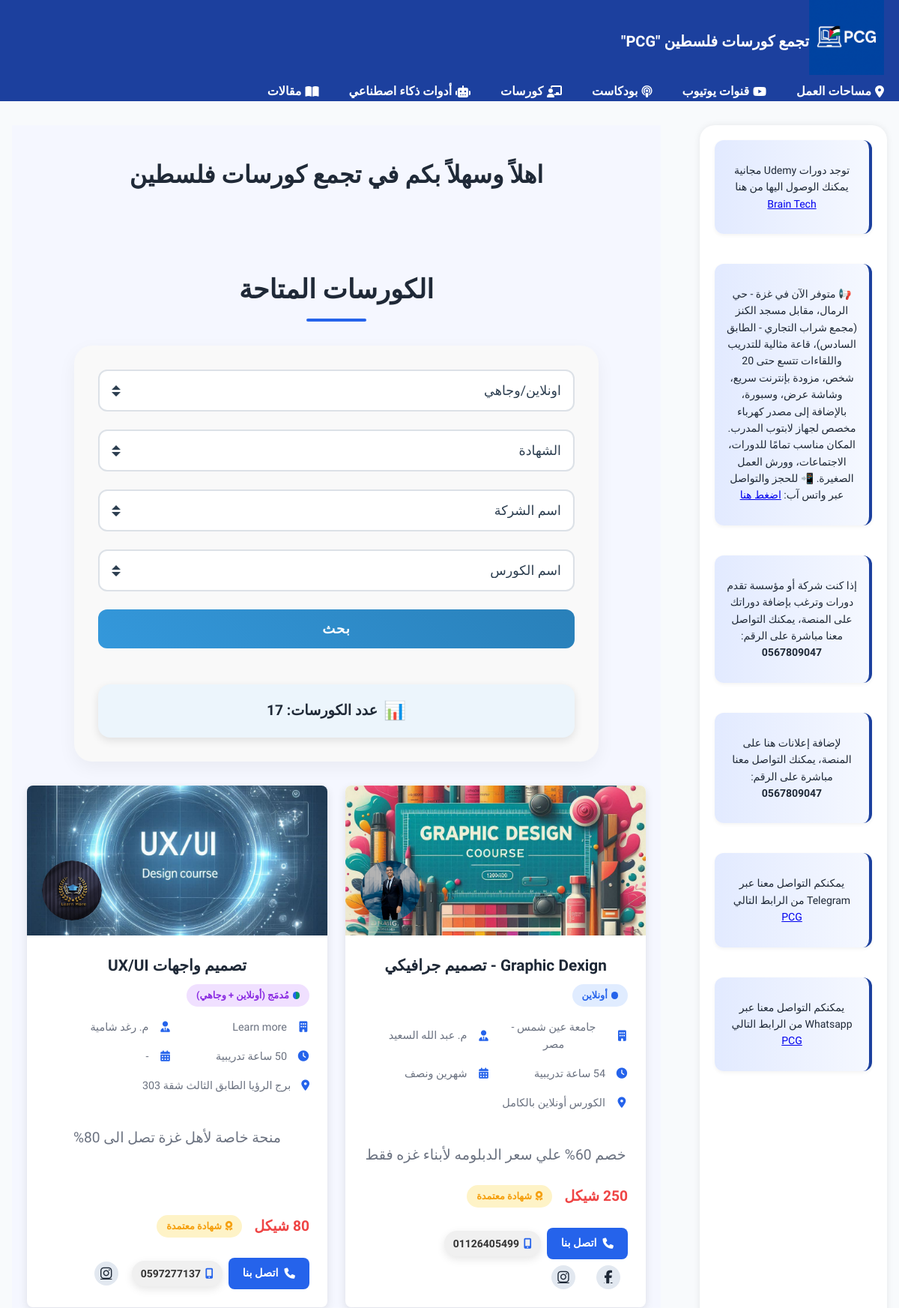
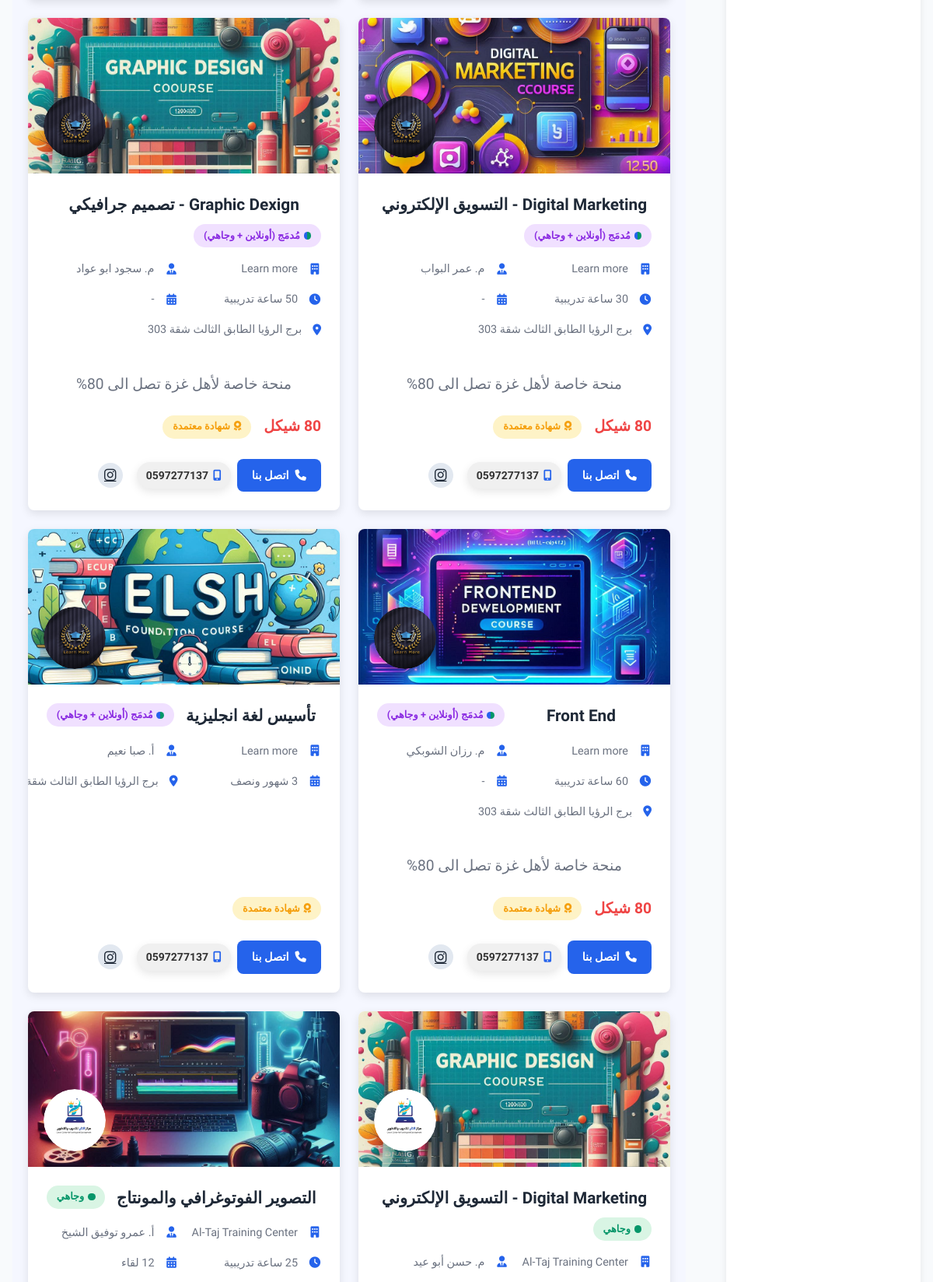
Screenshot of /courses (upper part) with the database file from the repository (2 pictures, top to bottom).
### tables this page shows
CREATE TABLE "courses" (
	"course_id"	INTEGER,
	"english_name_course"	TEXT,
	"english_name_company"	TEXT,
	"course_hour"	INTEGER,
	"price"	INTEGER,
	"course_duration"	TEXT,
	"trainer_name"	TEXT,
	"phone_number"	INTEGER,
	"online/in-person"	TEXT,
	"company_address"	TEXT,
	"more_course_details"	TEXT,
	"Certificate"	TEXT,
	"course_image"	TEXT,
	"company_logo"	TEXT,
	"social_media_website1"	TEXT,
	"social_media_website2"	TEXT,
	"social_media_website3"	TEXT,
	"social_media_website4"	TEXT,
	PRIMARY KEY("course_id")
);

### app.py (the view)
@app.route("/courses", methods=["GET"])
def courses():
    db = get_db()
    mode = request.args.get("mode")
    certificate = request.args.get("certificate")
    company = request.args.get("company")
    course = request.args.get("course")
    query = "SELECT * FROM courses WHERE 1=1"
    params = []
    if mode:
        query += " AND `online/in-person` = ?"
        params.append(mode)
    if certificate:
        query += " AND `certificate` = ?"
        params.append(certificate)
    if company:
        query += " AND english_name_company = ?"
        params.append(company)
    if course:
        query += " AND english_name_course = ?"
        params.append(course)
    cursor = db.execute(query, params)
    courses = cursor.fetchall()
    companies = db.execute("SELECT DISTINCT english_name_company FROM courses").fetchall()
    courses_name = db.execute("SELECT DISTINCT english_name_course FROM courses").fetchall()
    certificate = db.execute("SELECT DISTINCT certificate FROM courses").fetchall()
    onlineOrInperson = db.execute("SELECT DISTINCT `online/in-person` FROM courses").fetchall()
    result_count = len(courses)
    return render_template(
        "courses.html",
        custom_css="courses",
        courses=courses,
        companies=companies,
        courses_name=courses_name,
        certificate=certificate,
        result_count=result_count,
        onlineOrInperson=onlineOrInperson
    )

### app.py (called while the page is built)
def get_db():
    if 'db' not in g:
        g.db = sqlite3.connect("pcg.db")
        g.db.row_factory = sqlite3.Row
    return g.db

### templates/courses.html (shortened to what this page needs)
{% extends "layout.html" %}
{% block body %}
<section class="courses-section" dir="rtl">
    <div class="header-container">
        <h1 class="section-title" data-aos="fade-up" data-aos-delay="300">الكورسات المتاحة</h1>
        <div class="filter-container">
            <form method="GET" action="/courses" class="filter-form">
                <div class="filter-group-horizontal">
                    <select name="mode" class="filter-select">
                        <option disabled selected>اونلاين/وجاهي</option>
                    </select>
                </div>
                <div class="filter-group-horizontal">
                    <select name="certificate" class="filter-select">
                        <option disabled selected>الشهادة</option>
                    </select>
                </div>
                <div class="filter-group-horizontal">
                    <select name="company" class="filter-select">
                        <option disabled selected>اسم الشركة</option>
                    </select>
                </div>
                <div class="filter-group-horizontal">
                    <select name="course" class="filter-select">
                        <option disabled selected>اسم الكورس</option>
                    </select>
                </div>
                <button type="submit" class="filter-button">بحث</button>
                <div class="results-count-box">
                    {% if result_count > 0 %}
                        <span class="results-icon">📊</span>
                        <span class="results-text">عدد الكورسات: {{ result_count }}</span>
                    {% else %}
                        <span class="results-text no-results">لا توجد كورسات مطابقة لخيارات البحث الحالية.</span>
                    {% endif %}
                </div>
            </form>
        </div>
        <div class="row">
            {% for course in courses %}
            <div class="col-md-4 mb-4">
                <div class="course-card" data-aos="fade-up">
                    <div class="course-media">
                        <img src="{{ url_for('static', filename='/courses/' + course['course_image']) }}" class="course-image" alt="{{ course['english_name_course'] }}">
                        <div class="company-logo-container">
                            <img src="{{ url_for('static', filename='/company/' + course['company_logo']) }}" class="company-logo" alt="{{ course['english_name_company'] }}">
                        </div>
                    </div>
                    <div class="course-details">
                        <div class="course-header">
                            <h2 class="course-title">{{ course['english_name_course'] }}</h2>
                            {% if course['online/in-person'] == 'أونلاين' %}
                            <span class="course-type" data-type="online">أونلاين</span>
                            {% elif course['online/in-person'] == 'وجاهي' %}
                                <span class="course-type" data-type="inperson">وجاهي</span>
                            {% elif course['online/in-person'] == 'مُدمَج (أونلاين + وجاهي)' %}
                                <span class="course-type" data-type="mixed">مُدمَج (أونلاين + وجاهي)</span>
                            {% endif %}
                        </div>
                        <div class="course-meta">
                            <div class="meta-item">
                                <i class="fas fa-building"></i>
                                <span class="course-document">{{ course['english_name_company'] }}</span>
                            </div>
                            {% if course['trainer_name'] %}
                            <div class="meta-item">
                                <i class="fas fa-user-tie"></i>
                                <span class="course-document">{{ course['trainer_name'] }}</span>
                            </div>
                            {% endif %}
                            {% if course['course_hour'] %}
                            <div class="meta-item">
                                <i class="fas fa-clock"></i>
                                <span class="course-document">{{ course['course_hour'] }} ساعة تدريبية</span>
                            </div>
                            {% endif %}
                            <div class="meta-item">
                                <i class="fas fa-calendar-alt"></i>
                                <span>{{ course['course_duration'] }}</span>
                            </div>
                            <div class="meta-item">
                                <i class="fas fa-map-marker-alt"></i>
                                <span class="company_address">{{ course['company_address'] }}</span>
                            </div>
                        </div>
                        {% if course['more_course_details'] %}
                        <p class="course-description">{{ course['more_course_details'] }}</p>
                        {% endif %}
                        <div class="course-footer">
                            <div class="price-certificate">
                                {% if course['price'] %}
                                    <span class="course-price">{{ course['price'] }} شيكل</span>
                                {% endif %}
                                {% if course['certificate'] == 'مع شهادة'%}
                                    <span class="certificate-badge">
                                        <i class="fas fa-award"></i> شهادة معتمدة
                                    </span>
                                {% endif %}
                            </div>
                            <div class="course-actions">
                                <div class="contact-wrapper">
                                    <a href="tel:0{{ course['phone_number'] }}" class="contact-btn">
                                        <i class="fas fa-phone"></i> اتصل بنا
                                    </a>
                                    <div class="phone-bubble">
                                        <i class="fas fa-mobile-alt"></i> 0{{ course['phone_number'] }}
                                    </div>
                                    <div class="social-links">
                                        {% if course['social_media_website1'] %}
                                            <a href="{{ course['social_media_website1'] }}" target="_blank"><i class="fab fa-facebook-f"></i></a>
                                        {% endif %}
                                        {% if course['social_media_website3'] %}
                                            <a href="{{ course['social_media_website3'] }}" target="_blank"><i class="fab fa-instagram"></i></a>
                                        {% endif %}
                                    </div>
                                </div>
                            </div>
                        </div>
                    </div>
                </div>
            </div>
            {% endfor %}
        </div>
    </div>
</section>
{% endblock %}

### templates/layout.html (shortened to what this page needs)
<!DOCTYPE html>
<html lang="ar" dir="rtl">
<head>
    <link rel="stylesheet" href="{{ url_for('static', filename='css/style.css') }}" />
    <link rel="stylesheet" href="{{ url_for('static', filename= 'css/' + custom_css + '.css') }}" />
    <link
        rel="stylesheet"
        href="https://cdnjs.cloudflare.com/ajax/libs/font-awesome/6.5.0/css/all.min.css"
    />
    <link href="https://unpkg.com/aos@2.3.4/dist/aos.css" rel="stylesheet" />
</head>
<body>
<header>
    <nav>
        <div class="logo">
            <a href="/">
                <img src="{{ url_for('static', filename='images/logo.png') }}" alt="PCG Logo" style="height: 100px;" />
            </a>
            <a href="/" class="logo-text">تجمع كورسات فلسطين "PCG"</a>
        </div>
        <div class="nav-links" id="navLinks">
            <a href="/spaces"><i class="fas fa-location-dot"></i>مساحات العمل</a>
            <a href="/youtube_channels"><i class="fa-brands fa-youtube"></i>قنوات يوتيوب</a>
            <a href="/podcast"><i class="fas fa-podcast"></i>بودكاست</a>
            <a href="/courses"><i class="fas fa-chalkboard-teacher"></i>كورسات</a>
            <a href="/ai_tools"><i class="fas fa-robot"></i>أدوات ذكاء اصطناعي</a>
            <a href="/articles"><i class="fas fa-book-open"></i>مقالات</a>
        </div>
    </nav>
    <div class="container">
        <div class="main-content">
            <h1 class="fade-in">اهلاً وسهلاً بكم في تجمع كورسات فلسطين</h1>
            {% block body %}{% endblock %}
        </div>
        <div class="right-sidebar">
            <div class="ads" data-aos="zoom-in">
                <p>توجد دورات Udemy مجانية يمكنك الوصول اليها من هنا
                    <a href="https://linktr.ee/brain_tech_1542024" target="_blank">Brain Tech</a>
                </p>
            </div>
            <div class="ads" data-aos="fade-up" dir="rtl">
                <p>
                    📢 متوفر الآن في غزة - حي الرمال، مقابل مسجد الكنز (مجمع شراب التجاري - الطابق السادس)، قاعة مثالية للتدريب واللقاءات تتسع حتى 20 شخص، مزودة بإنترنت سريع، وشاشة عرض، وسبورة، بالإضافة إلى مصدر كهرباء مخصص لجهاز لابتوب المدرب. المكان مناسب تمامًا للدورات، الاجتماعات، وورش العمل الصغيرة. 📲 للحجز والتواصل عبر واتس آب:
                    <a href="https://wa.me/970598809049" target="_blank">اضغط هنا</a>
                </p>
            </div>
            <div class="ads" data-aos="zoom-in">
                <p>إذا كنت شركة أو مؤسسة تقدم دورات وترغب بإضافة دوراتك على المنصة، يمكنك التواصل معنا مباشرة على الرقم: <b>0567809047</b></p>
            </div>
            <div class="ads" data-aos="zoom-in">
                <p>لإضافة إعلانات هنا على المنصة، يمكنك التواصل معنا مباشرة على الرقم: <b>0567809047</b></p>
            </div>
            <div class="ads" data-aos="zoom-in">
                <p>يمكنكم التواصل معنا عبر Telegram من الرابط التالي
                    <a href="https://t.me/pcg752025" target="_blank">PCG</a>
                </p>
            </div>
            <div class="ads" data-aos="zoom-in">
                <p>يمكنكم التواصل معنا عبر Whatsapp من الرابط التالي
                    <a href="https://wa.me/qr/HFPA6WK4ANDLP1" target="_blank">PCG</a>
                </p>
            </div>
        </div>
    </div>
</header>
</body>
</html>

### static/css/style.css (style rules this page uses)
body { direction: rtl; text-align: right; font-family: 'Tajawal', 'Cairo', sans-serif; }
nav { background-color: #1C409E; color: white; display: flex; align-items: center; justify-content: space-between; padding: 0 20px; flex-wrap: wrap; }
.logo { display: flex; align-items: center; color: white; font-size: 20px; font-weight: bold; }
.logo .logo-text { text-decoration: none; color: white; }
.logo img { transition: transform 0.3s ease; }
.nav-links { display: flex; gap: 20px; }
.nav-links a { color: white; text-decoration: none; font-weight: bold; display: flex; align-items: center; margin-left: 20px; position: relative; transition: background-color 0.3s, transform 0.3s; }
.nav-links a i { margin-left: 5px; }
.nav-links a::after { position: absolute; bottom: -25px; left: 50%; transform: translateX(-50%); background-color: #fff; color: #333; padding: 4px 8px; border-radius: 5px; font-size: 12px; white-space: nowrap; opacity: 0; pointer-events: none; box-shadow: 0 0 5px rgba(0, 0, 0, 0.1); transition: opacity 0.2s; }
.container { display: flex; flex-direction: row-reverse; gap: 30px; padding: 20px; text-align: center; }
.main-content { flex: 3; padding: 20px; background-color: #f5f7ff; }
.right-sidebar { width: 250px; min-width: 250px; background-color: #fff; padding: 20px; margin-left: 20px; box-shadow: 0 0 10px rgba(0, 0, 0, 0.08); border-radius: 20px; display: flex; flex-direction: column; gap: 20px; min-height: 300px; }
.ads { background: linear-gradient(to right, #e2eaff, #f5f8ff); padding: 15px; margin-bottom: 20px; font-size: 14px; border-right: 4px solid #1C409E; border-radius: 12px; box-shadow: 0 2px 5px rgba(0, 0, 0, 0.05); transition: transform 0.2s ease, box-shadow 0.2s ease; }
.social-links a { margin: 0 10px; font-size: 24px; color: #555; }
.fade-in { opacity: 0; animation: fadeIn ease-in 1s forwards; }

### rows the page displays
courses: course_image (picture), company_logo (picture), english_name_course "Graphic Dexign - تصميم جرافيكي", online/in-person "أونلاين", english_name_company "جامعة عين شمس - مصر", trainer_name "م. عبد الله السعيد", course_duration "شهرين ونصف", company_address "الكورس أونلاين بالكامل", more_course_details "خصم 60% علي سعر الدبلومه لأبناء غزه فقط", Certificate "مع شهادة" (drawn), phone_number "1126405499"
courses: course_image+english_name_course (picture), company_logo (picture), english_name_course "تصميم واجهات UX/UI", shows "مُدمَج (أونلاين + وجاهي)", english_name_company "Learn more", trainer_name "م. رغد شامية", course_duration "-", company_address "برج الرؤيا الطابق الثالث شقة 303", more_course_details "منحة خاصة لأهل غزة تصل الى 80%", Certificate "مع شهادة" (drawn), phone_number "597277137"
courses: course_image (picture), company_logo (picture), english_name_course "Digital Marketing - التسويق الإلكتروني", shows "مُدمَج (أونلاين + وجاهي)", english_name_company "Learn more", trainer_name "م. عمر البواب", course_duration "-", company_address "برج الرؤيا الطابق الثالث شقة 303", more_course_details "منحة خاصة لأهل غزة تصل الى 80%", Certificate "مع شهادة" (drawn), phone_number "597277137"
courses: course_image (picture), company_logo (picture), english_name_course "Graphic Dexign - تصميم جرافيكي", shows "مُدمَج (أونلاين + وجاهي)", english_name_company "Learn more", trainer_name "م. سجود ابو عواد", course_duration "-", company_address "برج الرؤيا الطابق الثالث شقة 303", more_course_details "منحة خاصة لأهل غزة تصل الى 80%", Certificate "مع شهادة" (drawn), phone_number "597277137"
courses: course_image (picture), company_logo (picture), english_name_course "Front End", shows "مُدمَج (أونلاين + وجاهي)", english_name_company "Learn more", trainer_name "م. رزان الشوبكي", course_duration "-", company_address "برج الرؤيا الطابق الثالث شقة 303", more_course_details "منحة خاصة لأهل غزة تصل الى 80%", Certificate "مع شهادة" (drawn), phone_number "597277137"
courses: course_image (picture), company_logo (picture), english_name_course "تأسيس لغة انجليزية", shows "مُدمَج (أونلاين + وجاهي)", english_name_company "Learn more", trainer_name "أ. صبا نعيم", course_duration "3 شهور ونصف", company_address "برج الرؤيا الطابق الثالث…", Certificate "مع شهادة" (drawn), phone_number "597277137"
courses: course_image (picture), company_logo (picture), english_name_course "Digital Marketing - التسويق الإلكتروني", online/in-person "وجاهي", english_name_company "Al-Taj Training Center", trainer_name "م. حسن أبو عيد"
courses: course_image (picture), company_logo (picture), english_name_course "التصوير الفوتوغرافي والمونتاج", online/in-person "وجاهي", english_name_company "Al-Taj Training Center", trainer_name "أ. عمرو توفيق الشيخ", course_duration "12 لقاء"

### other values shown
{{ result_count }} "17"
